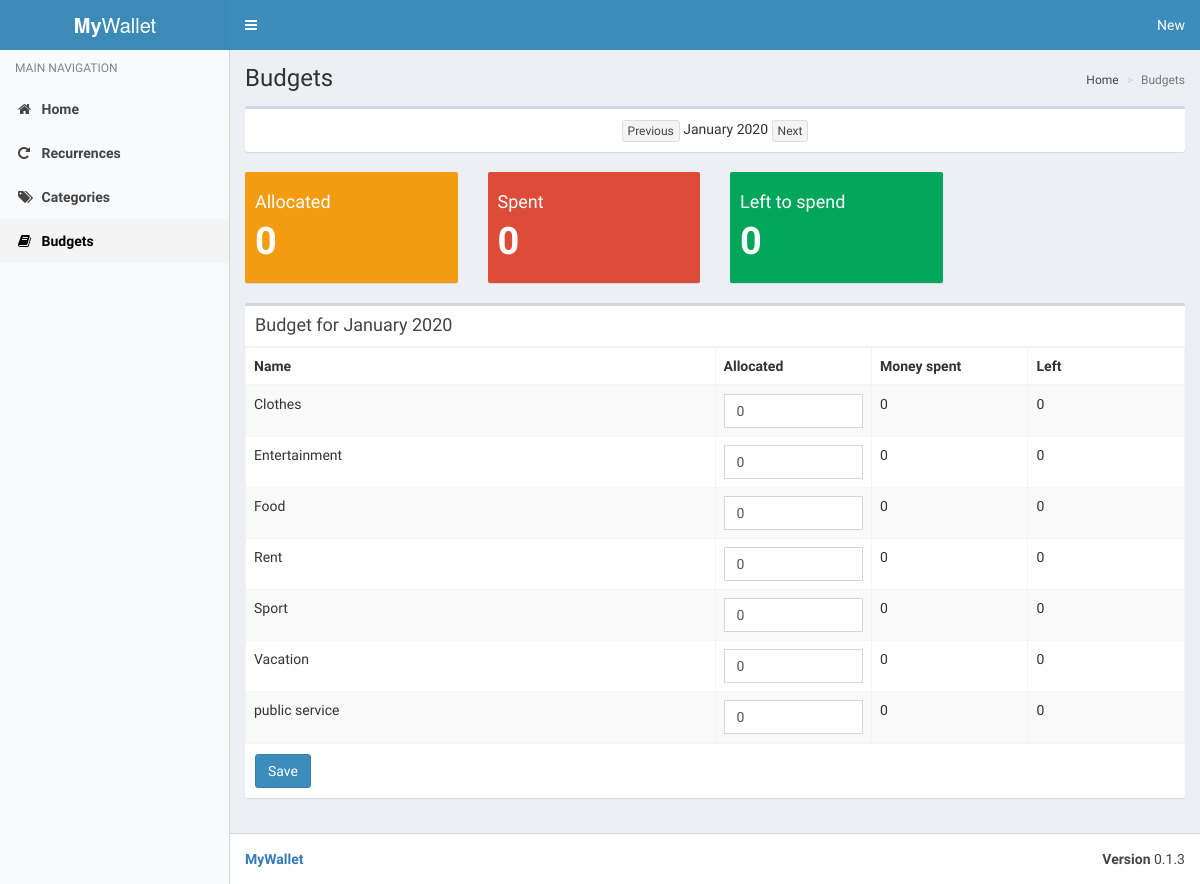
Page /budgets/ (signed in) on the committed database.
### MyWallet/models.py (models this page shows, shortened)
class Category(models.Model):
    name = models.CharField(max_length=64)
    active = models.BooleanField(default=True)
    last_modified = models.DateTimeField(auto_now=True)
    class Meta:
        verbose_name_plural = 'categories'
        ordering = ['name']

### MyWallet/views/budgets.py (the view, shortened to what this page needs)
# urls.py: path('budgets/', budget_views.BudgetIndex.as_view(), name='budgets'),
class BudgetIndex(LoginRequiredMixin, generic.edit.FormView):
    template_name = 'MyWallet/budget_index.html'
    context_object_name = 'formset'
    success_url = reverse_lazy('budgets')
    form_class = BudgetFormSet
    def dispatch(self, request, *args, **kwargs):
        if 'month' in kwargs:
            self.month = date(kwargs.pop('year'), kwargs.pop('month'), 1)
        else:
            self.month = date.today().replace(day=1)
        return super(BudgetIndex, self).dispatch(request, *args, **kwargs)
    def get_initial(self):
        self.budgets = Budget.objects.for_month(self.month)
        budget_spending = Split.objects.personal().past().date_range(
            self.month, last_day_of_month(self.month)).order_by('category').values(
                'category', 'category__name').annotate(spent=Sum('amount'))
        self.budget_spending = {e['category']: abs(e['spent']) for e in budget_spending}
        initial = []
        ids = [budget.category_id for budget in self.budgets]
        for category in Category.objects.exclude(id__in=ids).exclude(active=False):
            initial.append({
                'budget_id': -1,
                'category_id': category.id,
                'category_name': category.name,
                'spent': self.budget_spending.get(category.id, 0),
                'amount': 0,
                'left': -self.budget_spending.get(category.id, 0),
                'month': self.month,
            })
        return initial
    def get_context_data(self, **kwargs):
        context = super().get_context_data(**kwargs)
        context['menu'] = 'budgets'
        context['month'] = self.month
        context['previous_month'] = self.month - relativedelta(months=1)
        context['next_month'] = self.month + relativedelta(months=1)
        context['allocated'] = sum([x.amount for x in self.budgets])
        context['spent'] = sum([self.budget_spending.get(x.category_id, 0) for x in self.budgets])
        context['left'] = context['allocated'] - context['spent']
        return context

### MyWallet/lib.py (called while the page is built)
def last_day_of_month(any_day):
    next_month = any_day.replace(day=28) + datetime.timedelta(days=4)
    return next_month - datetime.timedelta(days=next_month.day)

### MyWallet/models.py (called while the page is built)
    def personal(self):
        return self.filter(account__account_type=Account.PERSONAL)

    def date_range(self, dstart, dend):
        return self.filter(date__gte=dstart, date__lte=dend)

    def past(self):
        return self.filter(date__lte=date.today())

    def for_month(self, month):
        return self.filter(month=month)

### MyWallet/templates/MyWallet/budget_index.html (shortened to what this page needs)
{% extends 'MyWallet/base.html' %}
{% load i18n %}
{% load static %}
{% load widget_tweaks %}
{% load humanize %}
{% block content_header %}
<h1>{% trans 'Budgets' %}</h1>
<ol class="breadcrumb">
  <li><a href="/">{% trans 'Home' %}</a></li>
  <li class="active">{% trans 'Budgets' %}</li>
</ol>
{% endblock %}
{% block content %}
<div class="box">
  <div class="box-body">
    <div class="text-center">
      <a href="{% url 'budget_month' previous_month.year previous_month.month %}" class="btn btn-xs btn-default">{% trans 'Previous' %}</a>
      <span>{{ month|date:'F Y'}}</span>
      <a href="{% url 'budget_month' next_month.year next_month.month %}" class="btn btn-xs btn-default">{% trans 'Next' %}</a>
    </div>
  </div>
</div>
<div class="row">
  <div class="col-md-3">
    <div class="small-box bg-yellow">
      <div class="inner">
        <h4>{% trans 'Allocated' %}</h4>
        <h3>{{ allocated }}</h3>
      </div>
    </div>
  </div>
  <div class="col-md-3">
    <div class="small-box bg-red">
      <div class="inner">
        <h4>{% trans 'Spent' %}</h4>
        <h3>{{ spent }}</h3>
      </div>
    </div>
  </div>
  <div class="col-md-3">
    <div class="small-box bg-green">
      <div class="inner">
        <h4>{% trans 'Left to spend' %}</h4>
        <h3>{{ left }}</h3>
      </div>
    </div>
  </div>
</div>
<div class="box">
  <form method="post">
  <div class="box-header with-border">
    <h3 class="box-title">{% blocktrans with month_str=month|date:'F Y' %}Budget for {{ month_str }}{% endblocktrans %}</h3>
  </div>
  <div class="box-body no-padding">
    <table class="table table-striped table-bordered">
      <thead>
        <tr>
          <th class="col-md-6">{% trans 'Name' %}</th>
          <th class="col-md-2">{% trans 'Allocated' %}</th>
          <th class="col-md-2">{% trans 'Money spent' %}</th>
          <th class="col-md-2">{% trans 'Left' %}</th>
        </tr>
      </thead>
      <tbody>
        {% for form in form %}
        <tr>
          <td>
            {{ form.category_name.value }}
          </td>
          <td>
              {{ form.amount|add_class:"form-control" }}
          </td>
          <td>{{ form.spent.value|intcomma }}</td>
          <td>{{ form.left.value|intcomma }}</td>
        </tr>
        {% endfor %}
      </tbody>
    </table>
  </div>
  <div class="box-footer">
    <button type="submit" class="btn btn-primary">{% trans 'Save' %}</button>
  </div>
  </form>
</div>
{% endblock %}

### rows in the picture
Category: category_name.value "Clothes"
Category: category_name.value "Entertainment"
Category: category_name.value "Food"
Category: category_name.value "Rent"
Category: category_name.value "Sport"
Category: category_name.value "Vacation"
Category: category_name.value "public service"

### other values in the picture
{{ month|date:'F Y' }} "January 2020"
{{ allocated }} "0"
{{ spent }} "0"
{{ left }} "0"
